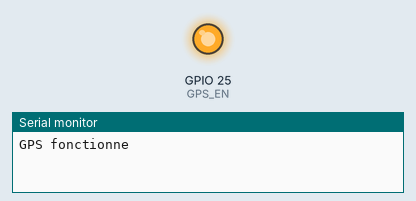
The sketch below on a simulated ESP32. Shown: output pins drawn as LEDs (lit = HIGH), the last lines printed to the serial monitor.

Above: at 2.5 s.
At 7.5 s:
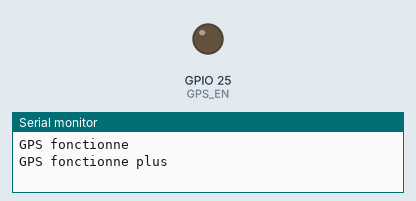
Timing chart, 0 to 13.0 s (numbered marks = the images above):
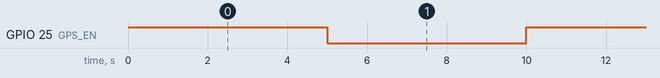

Measured:
- by itself, GPIO 25 (GPS_EN): alternates HIGH for 5.0 s and LOW for 5.0 s

The sketch:

Test_Pin-GPS.ino
```cpp
#define GPS_EN 25 //pin pour dés/activer gps

void setup() {
  pinMode(GPS_EN,OUTPUT);

}

void loop() {
  digitalWrite(GPS_EN,HIGH);
  Serial.println("GPS fonctionne");
  delay(5000);
  digitalWrite(GPS_EN, LOW);
  Serial.println("GPS fonctionne plus");
  delay(5000);
}
```
